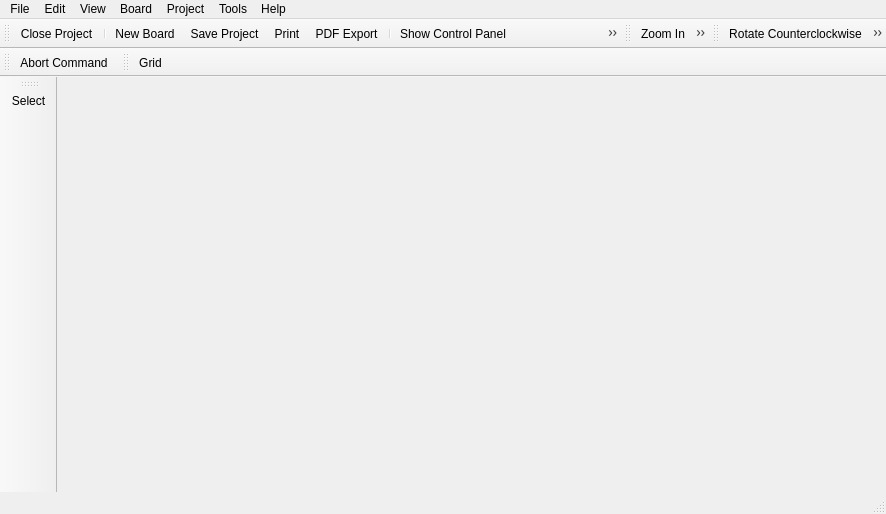
<?xml version="1.0" encoding="UTF-8"?>
<ui version="4.0">
 <class>BoardEditor</class>
 <widget class="QMainWindow" name="BoardEditor">
  <property name="enabled">
   <bool>true</bool>
  </property>
  <property name="geometry">
   <rect>
    <x>0</x>
    <y>0</y>
    <width>886</width>
    <height>514</height>
   </rect>
  </property>
  <property name="windowTitle">
   <string>Board Editor</string>
  </property>
  <property name="windowIcon">
   <iconset resource="../../../img/images.qrc">
    <normaloff>:/img/actions/chip.png</normaloff>:/img/actions/chip.png</iconset>
  </property>
  <widget class="QWidget" name="centralwidget">
   <layout class="QVBoxLayout" name="verticalLayout">
    <property name="spacing">
     <number>0</number>
    </property>
    <property name="leftMargin">
     <number>0</number>
    </property>
    <property name="topMargin">
     <number>0</number>
    </property>
    <property name="rightMargin">
     <number>0</number>
    </property>
    <property name="bottomMargin">
     <number>0</number>
    </property>
   </layout>
  </widget>
  <widget class="QMenuBar" name="menubar">
   <property name="geometry">
    <rect>
     <x>0</x>
     <y>0</y>
     <width>886</width>
     <height>27</height>
    </rect>
   </property>
   <widget class="QMenu" name="menuFile">
    <property name="title">
     <string>File</string>
    </property>
    <widget class="QMenu" name="menuExport_As">
     <property name="title">
      <string>Export</string>
     </property>
     <addaction name="actionExportAsPdf"/>
    </widget>
    <addaction name="actionProjectSave"/>
    <addaction name="actionPrint"/>
    <addaction name="menuExport_As"/>
    <addaction name="separator"/>
    <addaction name="actionProjectClose"/>
    <addaction name="actionQuit"/>
   </widget>
   <widget class="QMenu" name="menuEdit">
    <property name="title">
     <string>Edit</string>
    </property>
    <addaction name="actionUndo"/>
    <addaction name="actionRedo"/>
    <addaction name="separator"/>
    <addaction name="actionRotate_CCW"/>
    <addaction name="actionRotate_CW"/>
    <addaction name="actionCopy"/>
    <addaction name="actionCut"/>
    <addaction name="actionPaste"/>
    <addaction name="actionRemove"/>
    <addaction name="separator"/>
    <addaction name="actionDesignRules"/>
   </widget>
   <widget class="QMenu" name="menuView">
    <property name="title">
     <string>View</string>
    </property>
    <addaction name="actionGrid"/>
    <addaction name="separator"/>
    <addaction name="actionZoomIn"/>
    <addaction name="actionZoomOut"/>
    <addaction name="actionZoomAll"/>
   </widget>
   <widget class="QMenu" name="menuProject">
    <property name="title">
     <string>Project</string>
    </property>
    <addaction name="actionProjectProperties"/>
    <addaction name="actionProjectSettings"/>
   </widget>
   <widget class="QMenu" name="menuTools">
    <property name="title">
     <string>Tools</string>
    </property>
    <addaction name="actionToolSelect"/>
   </widget>
   <widget class="QMenu" name="menuHelp">
    <property name="title">
     <string>Help</string>
    </property>
    <addaction name="actionHelp"/>
    <addaction name="actionAbout"/>
    <addaction name="actionAboutQt"/>
   </widget>
   <widget class="QMenu" name="menuBoard">
    <property name="title">
     <string>Board</string>
    </property>
    <addaction name="actionNewBoard"/>
    <addaction name="separator"/>
   </widget>
   <addaction name="menuFile"/>
   <addaction name="menuEdit"/>
   <addaction name="menuView"/>
   <addaction name="menuBoard"/>
   <addaction name="menuProject"/>
   <addaction name="menuTools"/>
   <addaction name="menuHelp"/>
  </widget>
  <widget class="QStatusBar" name="statusbar"/>
  <widget class="QToolBar" name="fileToolbar">
   <property name="windowTitle">
    <string>toolBar</string>
   </property>
   <attribute name="toolBarArea">
    <enum>TopToolBarArea</enum>
   </attribute>
   <attribute name="toolBarBreak">
    <bool>false</bool>
   </attribute>
   <addaction name="actionProjectClose"/>
   <addaction name="separator"/>
   <addaction name="actionNewBoard"/>
   <addaction name="actionProjectSave"/>
   <addaction name="actionPrint"/>
   <addaction name="actionExportAsPdf"/>
   <addaction name="separator"/>
   <addaction name="actionShowControlPanel"/>
   <addaction name="actionShowSchematicEditor"/>
   <addaction name="separator"/>
   <addaction name="actionUndo"/>
   <addaction name="actionRedo"/>
  </widget>
  <widget class="QToolBar" name="zoomToolbar">
   <property name="windowTitle">
    <string>toolBar_3</string>
   </property>
   <attribute name="toolBarArea">
    <enum>TopToolBarArea</enum>
   </attribute>
   <attribute name="toolBarBreak">
    <bool>false</bool>
   </attribute>
   <addaction name="actionZoomIn"/>
   <addaction name="actionZoomOut"/>
   <addaction name="actionZoomAll"/>
  </widget>
  <widget class="QToolBar" name="editToolbar">
   <property name="windowTitle">
    <string>toolBar_2</string>
   </property>
   <attribute name="toolBarArea">
    <enum>TopToolBarArea</enum>
   </attribute>
   <attribute name="toolBarBreak">
    <bool>false</bool>
   </attribute>
   <addaction name="actionRotate_CCW"/>
   <addaction name="actionRotate_CW"/>
   <addaction name="actionCut"/>
   <addaction name="actionCopy"/>
   <addaction name="actionPaste"/>
   <addaction name="actionRemove"/>
  </widget>
  <widget class="QToolBar" name="toolsToolbar">
   <property name="windowTitle">
    <string>toolBar</string>
   </property>
   <attribute name="toolBarArea">
    <enum>LeftToolBarArea</enum>
   </attribute>
   <attribute name="toolBarBreak">
    <bool>false</bool>
   </attribute>
   <addaction name="actionToolSelect"/>
  </widget>
  <widget class="QToolBar" name="commandToolbar">
   <property name="windowTitle">
    <string>toolBar</string>
   </property>
   <attribute name="toolBarArea">
    <enum>TopToolBarArea</enum>
   </attribute>
   <attribute name="toolBarBreak">
    <bool>true</bool>
   </attribute>
   <addaction name="actionCommandAbort"/>
  </widget>
  <widget class="QToolBar" name="viewToolbar">
   <property name="windowTitle">
    <string>toolBar</string>
   </property>
   <attribute name="toolBarArea">
    <enum>TopToolBarArea</enum>
   </attribute>
   <attribute name="toolBarBreak">
    <bool>false</bool>
   </attribute>
   <addaction name="actionGrid"/>
  </widget>
  <action name="actionProjectSave">
   <property name="icon">
    <iconset resource="../../../img/images.qrc">
     <normaloff>:/img/actions/save.png</normaloff>:/img/actions/save.png</iconset>
   </property>
   <property name="text">
    <string>Save Project</string>
   </property>
   <property name="shortcut">
    <string>Ctrl+S</string>
   </property>
  </action>
  <action name="actionProjectClose">
   <property name="icon">
    <iconset resource="../../../img/images.qrc">
     <normaloff>:/img/actions/close.png</normaloff>:/img/actions/close.png</iconset>
   </property>
   <property name="text">
    <string>Close Project</string>
   </property>
  </action>
  <action name="actionPrint">
   <property name="icon">
    <iconset resource="../../../img/images.qrc">
     <normaloff>:/img/actions/print.png</normaloff>:/img/actions/print.png</iconset>
   </property>
   <property name="text">
    <string>Print</string>
   </property>
   <property name="shortcut">
    <string>Ctrl+P</string>
   </property>
  </action>
  <action name="actionQuit">
   <property name="icon">
    <iconset resource="../../../img/images.qrc">
     <normaloff>:/img/actions/quit.png</normaloff>:/img/actions/quit.png</iconset>
   </property>
   <property name="text">
    <string>Quit</string>
   </property>
   <property name="shortcut">
    <string>Ctrl+Q</string>
   </property>
  </action>
  <action name="actionExportAsPdf">
   <property name="icon">
    <iconset resource="../../../img/images.qrc">
     <normaloff>:/img/actions/pdf.png</normaloff>:/img/actions/pdf.png</iconset>
   </property>
   <property name="text">
    <string>PDF Export</string>
   </property>
  </action>
  <action name="actionShowControlPanel">
   <property name="icon">
    <iconset resource="../../../img/images.qrc">
     <normaloff>:/img/actions/home.png</normaloff>:/img/actions/home.png</iconset>
   </property>
   <property name="text">
    <string>Show Control Panel</string>
   </property>
  </action>
  <action name="actionShowSchematicEditor">
   <property name="icon">
    <iconset resource="../../../img/images.qrc">
     <normaloff>:/img/actions/schematic.png</normaloff>:/img/actions/schematic.png</iconset>
   </property>
   <property name="text">
    <string>Show Schematic Editor</string>
   </property>
  </action>
  <action name="actionUndo">
   <property name="icon">
    <iconset resource="../../../img/images.qrc">
     <normaloff>:/img/actions/undo.png</normaloff>:/img/actions/undo.png</iconset>
   </property>
   <property name="text">
    <string>Undo</string>
   </property>
   <property name="shortcut">
    <string>Ctrl+Z</string>
   </property>
  </action>
  <action name="actionRedo">
   <property name="icon">
    <iconset resource="../../../img/images.qrc">
     <normaloff>:/img/actions/redo.png</normaloff>:/img/actions/redo.png</iconset>
   </property>
   <property name="text">
    <string>Redo</string>
   </property>
   <property name="shortcut">
    <string>Ctrl+Y</string>
   </property>
  </action>
  <action name="actionHelp">
   <property name="icon">
    <iconset resource="../../../img/images.qrc">
     <normaloff>:/img/actions/help.png</normaloff>:/img/actions/help.png</iconset>
   </property>
   <property name="text">
    <string>Help</string>
   </property>
   <property name="shortcut">
    <string>F1</string>
   </property>
  </action>
  <action name="actionRotate_CCW">
   <property name="icon">
    <iconset resource="../../../img/images.qrc">
     <normaloff>:/img/actions/rotate_left.png</normaloff>:/img/actions/rotate_left.png</iconset>
   </property>
   <property name="text">
    <string>Rotate Counterclockwise</string>
   </property>
   <property name="shortcut">
    <string>Shift+R</string>
   </property>
  </action>
  <action name="actionRotate_CW">
   <property name="icon">
    <iconset resource="../../../img/images.qrc">
     <normaloff>:/img/actions/rotate_right.png</normaloff>:/img/actions/rotate_right.png</iconset>
   </property>
   <property name="text">
    <string>Rotate Clockwise</string>
   </property>
   <property name="shortcut">
    <string>R</string>
   </property>
  </action>
  <action name="actionCopy">
   <property name="icon">
    <iconset resource="../../../img/images.qrc">
     <normaloff>:/img/actions/copy.png</normaloff>:/img/actions/copy.png</iconset>
   </property>
   <property name="text">
    <string>Copy</string>
   </property>
   <property name="shortcut">
    <string>Ctrl+C</string>
   </property>
  </action>
  <action name="actionCut">
   <property name="icon">
    <iconset resource="../../../img/images.qrc">
     <normaloff>:/img/actions/cut.png</normaloff>:/img/actions/cut.png</iconset>
   </property>
   <property name="text">
    <string>Cut</string>
   </property>
   <property name="shortcut">
    <string>Ctrl+X</string>
   </property>
  </action>
  <action name="actionPaste">
   <property name="icon">
    <iconset resource="../../../img/images.qrc">
     <normaloff>:/img/actions/paste.png</normaloff>:/img/actions/paste.png</iconset>
   </property>
   <property name="text">
    <string>Paste</string>
   </property>
   <property name="shortcut">
    <string>Ctrl+V</string>
   </property>
  </action>
  <action name="actionRemove">
   <property name="icon">
    <iconset resource="../../../img/images.qrc">
     <normaloff>:/img/actions/delete.png</normaloff>:/img/actions/delete.png</iconset>
   </property>
   <property name="text">
    <string>Remove</string>
   </property>
   <property name="shortcut">
    <string>Del</string>
   </property>
  </action>
  <action name="actionDesignRules">
   <property name="text">
    <string>Design Rules</string>
   </property>
  </action>
  <action name="actionGrid">
   <property name="icon">
    <iconset resource="../../../img/images.qrc">
     <normaloff>:/img/actions/grid.png</normaloff>:/img/actions/grid.png</iconset>
   </property>
   <property name="text">
    <string>Grid</string>
   </property>
  </action>
  <action name="actionZoomIn">
   <property name="icon">
    <iconset resource="../../../img/images.qrc">
     <normaloff>:/img/actions/zoom_in.png</normaloff>:/img/actions/zoom_in.png</iconset>
   </property>
   <property name="text">
    <string>Zoom In</string>
   </property>
  </action>
  <action name="actionZoomOut">
   <property name="icon">
    <iconset resource="../../../img/images.qrc">
     <normaloff>:/img/actions/zoom_out.png</normaloff>:/img/actions/zoom_out.png</iconset>
   </property>
   <property name="text">
    <string>Zoom Out</string>
   </property>
  </action>
  <action name="actionZoomAll">
   <property name="icon">
    <iconset resource="../../../img/images.qrc">
     <normaloff>:/img/actions/zoom_all.png</normaloff>:/img/actions/zoom_all.png</iconset>
   </property>
   <property name="text">
    <string>Zoom All</string>
   </property>
  </action>
  <action name="actionProjectProperties">
   <property name="text">
    <string>Properties</string>
   </property>
   <property name="toolTip">
    <string>Edit Project Properties</string>
   </property>
  </action>
  <action name="actionProjectSettings">
   <property name="icon">
    <iconset resource="../../../img/images.qrc">
     <normaloff>:/img/actions/settings.png</normaloff>:/img/actions/settings.png</iconset>
   </property>
   <property name="text">
    <string>Settings</string>
   </property>
   <property name="toolTip">
    <string>Project Settings</string>
   </property>
  </action>
  <action name="actionAbout">
   <property name="icon">
    <iconset resource="../../../img/images.qrc">
     <normaloff>:/img/actions/info.png</normaloff>:/img/actions/info.png</iconset>
   </property>
   <property name="text">
    <string>About</string>
   </property>
  </action>
  <action name="actionAboutQt">
   <property name="text">
    <string>About Qt</string>
   </property>
  </action>
  <action name="actionToolSelect">
   <property name="icon">
    <iconset resource="../../../img/images.qrc">
     <normaloff>:/img/actions/select.png</normaloff>:/img/actions/select.png</iconset>
   </property>
   <property name="text">
    <string>Select</string>
   </property>
  </action>
  <action name="actionCommandAbort">
   <property name="icon">
    <iconset resource="../../../img/images.qrc">
     <normaloff>:/img/actions/stop.png</normaloff>:/img/actions/stop.png</iconset>
   </property>
   <property name="text">
    <string>Abort Command</string>
   </property>
   <property name="shortcut">
    <string>Esc</string>
   </property>
  </action>
  <action name="actionNewBoard">
   <property name="icon">
    <iconset resource="../../../img/images.qrc">
     <normaloff>:/img/actions/new_2.png</normaloff>:/img/actions/new_2.png</iconset>
   </property>
   <property name="text">
    <string>New Board</string>
   </property>
   <property name="shortcut">
    <string>Ctrl+N</string>
   </property>
  </action>
 </widget>
 <resources>
  <include location="../../../img/images.qrc"/>
 </resources>
 <connections/>
</ui>
